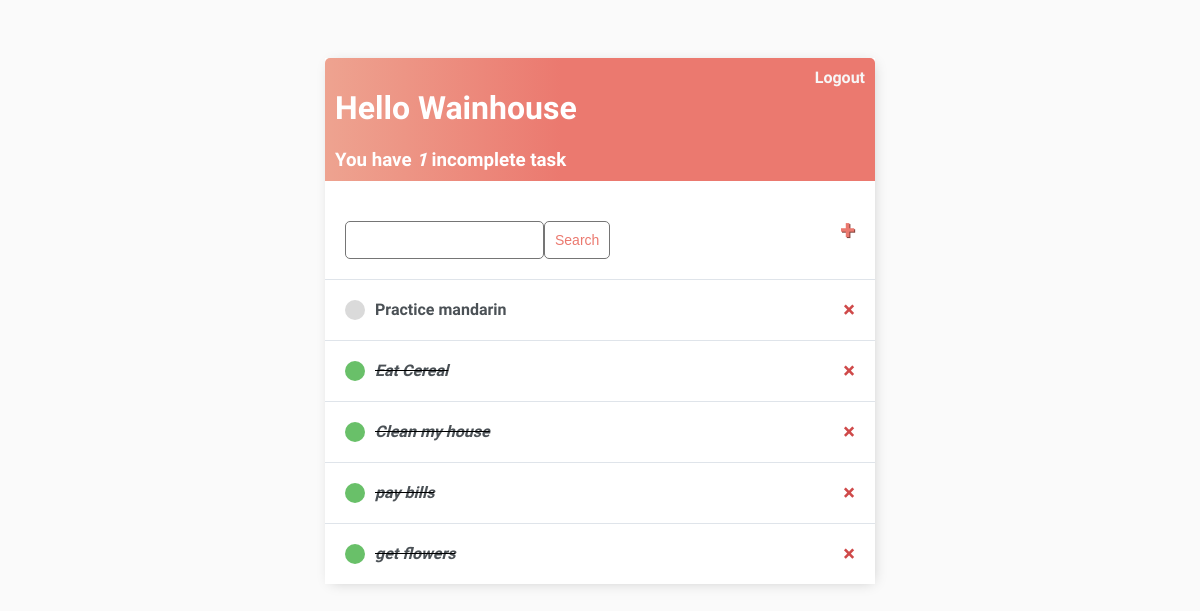
The app's page / (signed in), older data.
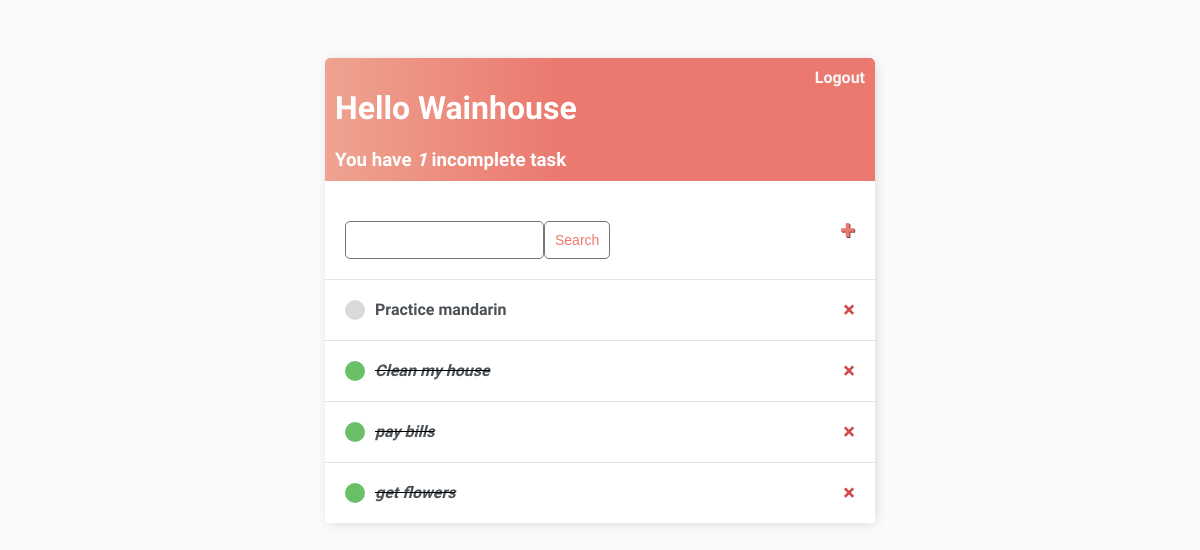
The same page, newer data.
### base/models.py (models this page shows)
class Task(models.Model):
    user = models.ForeignKey(
        User, on_delete=models.CASCADE, null=True, blank=True)
    title = models.CharField(max_length=200)
    description = models.TextField(null=True, blank=True)
    complete = models.BooleanField(default=False)
    created = models.DateTimeField(auto_now_add=True)
    def __str__(self):
        return self.title
    class Meta:
        ordering = ['complete']

### base/views.py (the view)
# urls.py: path('', TaskList.as_view(), name='tasks'),
class TaskList(LoginRequiredMixin, ListView):
    model = Task
    context_object_name = 'tasks'
    def get_context_data(self, **kwargs):
        context = super().get_context_data(**kwargs)
        context['tasks'] = context['tasks'].filter(user=self.request.user)
        context['count'] = context['tasks'].filter(complete=False).count()
        search_input = self.request.GET.get('search-area') or ''
        if search_input:
            context['tasks'] = context['tasks'].filter(
                title__startswith=search_input)
        context['search_input'] = search_input
        return context

### base/templates/base/task_list.html
{% extends 'base/main.html'%}
{% block content %}
<div class="header-bar">
    <div>
        <h1>Hello {{request.user|title}}</h1>
        <h3 style="margin:0">You have <i>{{count}}</i> incomplete task{{ count|pluralize:"s"}}</h3>
    </div>
    {% if request.user.is_authenticated %}
    <a href="{% url 'logout' %}">Logout</a>
    {% else %}
    <a href="{% url 'login' %}">Login</a>
    {% endif %}
</div>
<div id="search-add-wrapper">
    <form method="GET" style="margin-top: 20px;display: flex;">
        <input type="text" name="search-area" value="{{search_input}}">
        <input class="button" type="submit" value="Search">
    </form>
    <a id="add-link" href="{% url 'task-create' %}">&#x2b;</a>
</div>
<div class="task-items-wrapper">
    {% for task in tasks %}
    <div class="task-wrapper">
        {% if task.complete %}
        <div class="task-title">
            <div class="task-complete-icon"></div>
            <i><s><a href="{% url 'task-update' task.id %}">{{task}}</a></s></i>
        </div>
        <a class="delete-link" href="{% url 'task-delete' task.id %}">&#215;</a>
        {% else %}
        <div class="task-title">
            <div class="task-incomplete-icon"></div>
            <a href="{% url 'task-update' task.id %}">{{task}}</a>
        </div>
        <a class="delete-link" href="{% url 'task-delete' task.id %}">&#215;</a>
        {% endif %}
    </div>
    {% empty %}
    <h3>No items in list</h3>
    {% endfor %}
</div>
{% endblock content %}

Row changes from the older to the newer data that the page shows:
removed Task: title "Eat Cereal"
